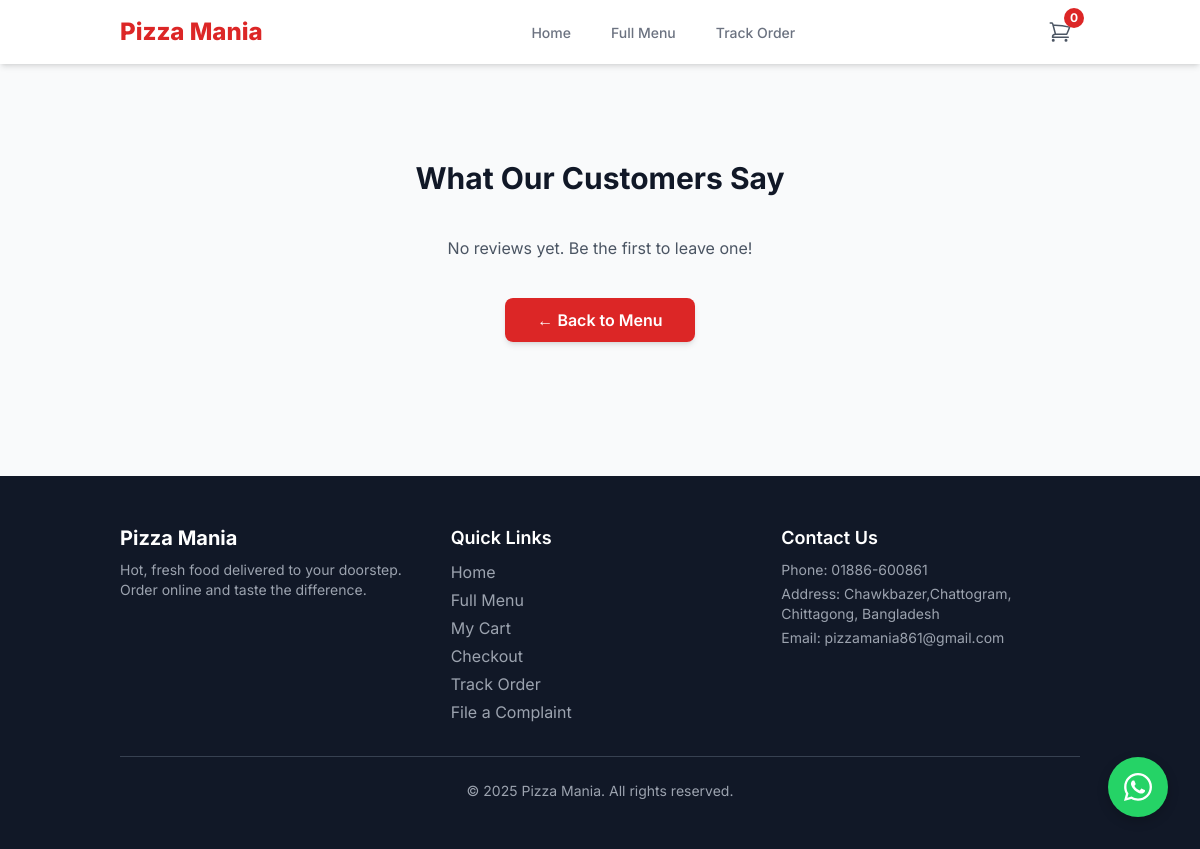
The app's page /reviews.php, older data.
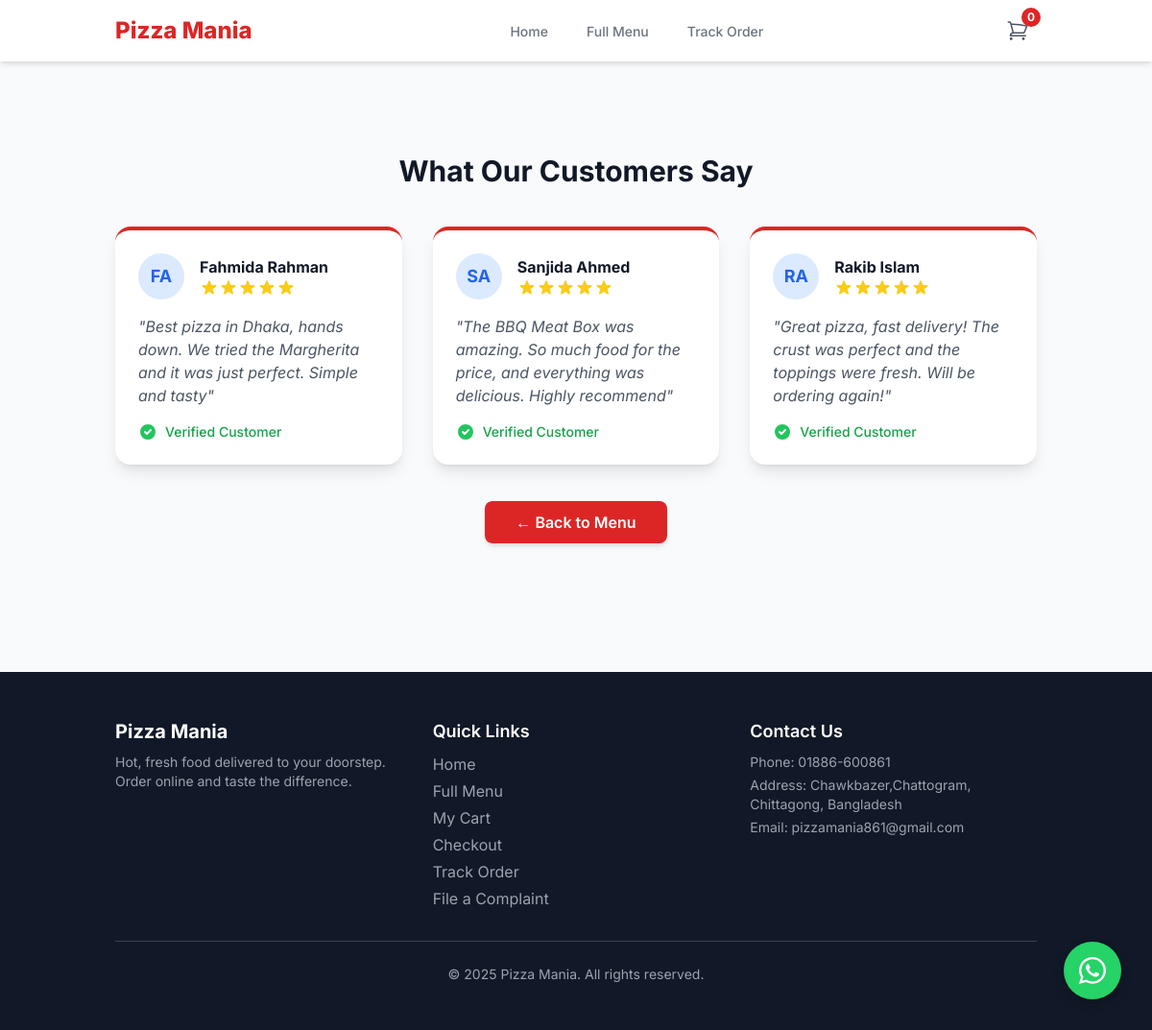
The same page, newer data.
### tables this page shows
CREATE TABLE IF NOT EXISTS `admin_reviews` (
  `id` int NOT NULL AUTO_INCREMENT,
  `customer_name` varchar(100) NOT NULL,
  `rating` int NOT NULL DEFAULT '5',
  `review_text` text NOT NULL,
  `is_visible` tinyint(1) NOT NULL DEFAULT '1',
  PRIMARY KEY (`id`)
);

### config.php (called while the page is built, shortened)
<?php
$db = new mysqli(DB_HOST, DB_USER, DB_PASS, DB_NAME);
$db->set_charset("utf8mb4");
$settings = [];
$settings_query = $db->query("SELECT setting_key, setting_value FROM site_settings");
if ($settings_query) {
    while ($row = $settings_query->fetch_assoc()) {
        $settings[$row['setting_key']] = $row['setting_value'];
    }
} else {
    die("Error: Could not load site settings from database.");
}
function e($data) {
    return htmlspecialchars($data ?? '', ENT_QUOTES, 'UTF-8');
}
?>

### reviews.php (the view, shortened to what this page needs)
<?php
require_once('includes/header.php');
$reviews = [];
$sql = "SELECT * FROM admin_reviews WHERE is_visible = 1 ORDER BY id DESC";
$result = $db->query($sql);
if ($result) {
    while ($row = $result->fetch_assoc()) {
        $reviews[] = $row;
    }
}
function render_stars($rating) {
    $html = '<div class="flex text-yellow-400">';
    for ($i = 0; $i < 5; $i++) {
        if ($i < $rating) {
            $html .= '<svg class="w-5 h-5" fill="currentColor" viewBox="0 0 20 20"><path d="M9.049 2.927c.3-.921 1.603-.921 1.902 0l1.07 3.292a1 1 0 00.95.69h3.462c.969 0 1.371 1.24.588 1.81l-2.8 2.034a1 1 0 00-.364 1.118l1.07 3.292c.3.921-.755 1.688-1.54 1.118l-2.8-2.034a1 1 0 00-1.175 0l-2.8 2.034c-.784.57-1.838-.197-1.539-1.118l1.07-3.292a1 1 0 00-.364-1.118L2.98 8.72c-.783-.57-.38-1.81.588-1.81h3.461a1 1 0 00.951-.69l1.07-3.292z"></path></svg>';
        }
    }
    $html .= '</div>';
    return $html;
}
?>
<section class="py-16">
    <h1 class="text-3xl font-bold text-gray-900 mb-10 text-center">What Our Customers Say</h1>
    <?php if (empty($reviews)): ?>
        <p class="text-center text-gray-600">No reviews yet. Be the first to leave one!</p>
    <?php else: ?>
        <div class="grid grid-cols-1 md:grid-cols-2 lg:grid-cols-3 gap-8">
            <?php foreach ($reviews as $review): ?>
                <div class="bg-white rounded-2xl shadow-lg p-6 border-t-4 border-brand-red">
                    <div class="flex items-center space-x-4">
                        <div class="flex-shrink-0 w-12 h-12 rounded-full bg-blue-100 text-blue-600 flex items-center justify-center font-bold text-lg">
                            <?php echo e(strtoupper(substr($review['customer_name'], 0, 2))); ?>
                        </div>
                        <div>
                            <div class="font-bold text-gray-900"><?php echo e($review['customer_name']); ?></div>
                            <?php echo render_stars($review['rating']); ?>
                        </div>
                    </div>
                    <p class="text-gray-600 mt-4 italic">"<?php echo nl2br(e($review['review_text'])); ?>"</p>
                    <div class="flex items-center mt-4">
                        <svg class="w-5 h-5 text-green-500" fill="currentColor" viewBox="0 0 20 20"><path fill-rule="evenodd" d="M10 18a8 8 0 100-16 8 8 0 000 16zm3.707-9.293a1 1 0 00-1.414-1.414L9 10.586 7.707 9.293a1 1 0 00-1.414 1.414l2 2a1 1 0 001.414 0l4-4z" clip-rule="evenodd"></path></svg>
                        <span class="ml-2 text-sm font-medium text-green-600">Verified Customer</span>
                    </div>
                </div>
            <?php endforeach; ?>
        </div>
    <?php endif; ?>
    <div class="text-center mt-12">
        <a href="<?php echo BASE_URL; ?>/menu.php" class="px-8 py-3 bg-brand-red text-white font-semibold rounded-lg shadow-md hover:bg-red-700 transition-colors">
            &larr; Back to Menu
        </a>
    </div>
</section>
<?php
require_once('includes/footer.php');
?>

### includes/header.php (shortened to what this page needs)
<?php
require_once('config.php');
function get_cart_count() {
    $count = 0;
    return $count;
}
$cart_count = get_cart_count();
?>
<!DOCTYPE html>
<html lang="en">
<head>
    <script src="https://cdn.tailwindcss.com"></script>
    <link rel="stylesheet" href="https://cdnjs.cloudflare.com/ajax/libs/font-awesome/6.4.0/css/all.min.css">
</head>
<body class="bg-gray-50 font-sans antialiased">
    <nav class="bg-white shadow-md sticky top-0 z-40">
        <div class="container mx-auto px-4 sm:px-6 lg:px-8">
            <div class="flex justify-between items-center h-16">
                <div class="flex-shrink-0 flex items-center">
                    <a href="<?php echo BASE_URL; ?>/" class="text-2xl font-extrabold text-brand-red">
                        <?php echo e($settings['store_name'] ?? 'Pizza Mania'); ?>
                    </a>
                </div>
                <div class="hidden sm:ml-6 sm:flex sm:space-x-8">
                    <?php $current_page_script = basename($_SERVER['SCRIPT_NAME']); ?>
                    <a href="<?php echo BASE_URL; ?>/" class="inline-flex items-center px-1 pt-1 border-b-2 <?php echo ($current_page_script == 'index.php') ? 'border-brand-red text-gray-900' : 'border-transparent text-gray-500 hover:border-gray-300'; ?> text-sm font-medium">Home</a>
                    <a href="<?php echo BASE_URL; ?>/menu" class="inline-flex items-center px-1 pt-1 border-b-2 <?php echo ($current_page_script == 'menu.php') ? 'border-brand-red text-gray-900' : 'border-transparent text-gray-500 hover:border-gray-300'; ?> text-sm font-medium">Full Menu</a>
                    <a href="<?php echo BASE_URL; ?>/track-order" class="inline-flex items-center px-1 pt-1 border-b-2 <?php echo ($current_page_script == 'track_order.php') ? 'border-brand-red text-gray-900' : 'border-transparent text-gray-500 hover:border-gray-300'; ?> text-sm font-medium">Track Order</a>
                </div>
                <div class="flex items-center">
                    <a href="<?php echo BASE_URL; ?>/cart" class="relative p-2 rounded-full text-gray-600 hover:bg-gray-100 hover:text-gray-800">
                        <span id="cart-count-bubble" class="absolute -top-1 -right-1 bg-brand-red text-white text-xs font-bold w-5 h-5 rounded-full flex items-center justify-center">
                            <?php echo e($cart_count); ?>
                        </span>
                    </a>
                </div>
            </div>
        </div>
    </nav>
    <main class="container mx-auto px-4 sm:px-6 lg:px-8 py-8">

### includes/footer.php (shortened to what this page needs)
    </main>
    <footer class="bg-gray-900 text-gray-400 mt-12">
        <div class="container mx-auto px-4 sm:px-6 lg:px-8 py-12">
            <div class="grid grid-cols-1 md:grid-cols-3 gap-8">
                <div>
                    <h3 class="text-xl font-bold text-white mb-2"><?php echo e($settings['store_name'] ?? 'Pizza Mania'); ?></h3>
                    <p class="text-sm">
                        Hot, fresh food delivered to your doorstep.
                        Order online and taste the difference.
                    </p>
                </div>
                <div>
                    <h3 class="text-lg font-semibold text-white mb-2">Quick Links</h3>
                    <ul class="space-y-1">
                        <li><a href="<?php echo BASE_URL; ?>/" class="hover:text-white">Home</a></li>
                        <li><a href="<?php echo BASE_URL; ?>/menu" class="hover:text-white">Full Menu</a></li>
                        <li><a href="<?php echo BASE_URL; ?>/cart" class="hover:text-white">My Cart</a></li>
                        <li><a href="<?php echo BASE_URL; ?>/checkout" class="hover:text-white">Checkout</a></li>
                        <li><a href="<?php echo BASE_URL; ?>/track-order" class="hover:text-white">Track Order</a></li>
                        <li><a href="<?php echo BASE_URL; ?>/complain" class="hover:text-white">File a Complaint</a></li>
                    </ul>
                </div>
                <div>
                    <h3 class="text-lg font-semibold text-white mb-2">Contact Us</h3>
                    <ul class="space-y-1 text-sm">
                        <li>Phone: 01886-600861</li>
                        <li>Address: Chawkbazer,Chattogram, Chittagong, Bangladesh</li>
                        <li>Email: pizzamania861@gmail.com</li>
                    </ul>
                </div>
            </div>
            <div class="mt-8 border-t border-gray-700 pt-6 text-center text-sm">
                &copy; <?php echo date('Y'); ?> <?php echo e($settings['store_name'] ?? 'Pizza Mania'); ?>. All rights reserved.
            </div>
        </div>
    </footer>
    <a href="https://wa.me/880123456789" class="whatsapp-float-btn" target="_blank" rel="noopener noreferrer" aria-label="Chat on WhatsApp">
    </a>
</body>
</html>

### includes/header.php (style rules this page uses)
html { scroll-behavior: smooth; }

### includes/footer.php (style rules this page uses)
.whatsapp-float-btn { position: fixed; width: 60px; height: 60px; bottom: 2rem; right: 2rem; background-color: #25D366; color: #FFF; border-radius: 50%; text-align: center; font-size: 30px; box-shadow: 0 4px 12px rgba(0, 0, 0, 0.2); z-index: 1000; display: flex; align-items: center; justify-content: center; transition: all 0.3s ease; }
.whatsapp-float-btn svg { width: 32px; height: 32px; }

Row changes from the older to the newer data that the page shows:
added admin_reviews: customer_name "FA", customer_name "Fahmida Rahman", rating 5 (drawn), review_text "Best pizza in Dhaka, hands down. We tried the Margherita and it was just perfect. Simple and tasty"
added admin_reviews: customer_name "SA", customer_name "Sanjida Ahmed", rating 5 (drawn), review_text "The BBQ Meat Box was amazing. So much food for the price, and everything was delicious. Highly recommend"
added admin_reviews: customer_name "RA", customer_name "Rakib Islam", rating 5 (drawn), review_text "Great pizza, fast delivery! The crust was perfect and the toppings were fresh. Will be ordering again!"
Text that changed along with them:
text no longer shown: "No reviews yet. Be the first to leave one!"
